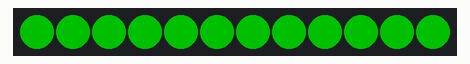
Recording of a sketch running on a simulated ESP32. Shown: 12 RGB LEDs in strip order, left to right. Dim RGB values are drawn brighter than linear; what the sketch prints to the serial monitor is not drawn.

Above: at 0.1 s.
At 2.1 s:
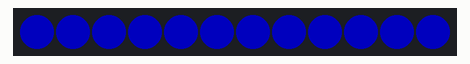
At 4.1 s:
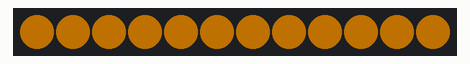
At 8.1 s:
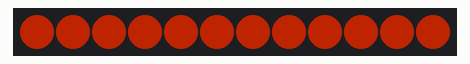
At 10.76 s:
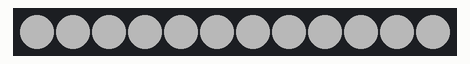
At 13.3 s:
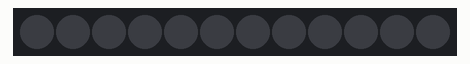

Measured:
- by itself, everything shown: repeats every 14.2 s, in 17 steps
- what the display in image 1 shows lasts 2.0 s, from 2.0 s to 4.0 s
- what the display in image 5 shows lasts 1.0 s, from 13.2 s to 14.2 s

The sketch:

WS2812B.ino
```cpp
#include <Arduino.h>
#include <Adafruit_NeoPixel.h>

#define LED_PIN    5 //5, 12, 13, 14
#define LED_COUNT  12 // 12, 18

Adafruit_NeoPixel strip(LED_COUNT, LED_PIN, NEO_GRB + NEO_KHZ800);

void setAll(uint8_t r, uint8_t g, uint8_t b) {
  for (int i = 0; i < LED_COUNT; i++)
    strip.setPixelColor(i, strip.Color(r, g, b));
  strip.show();
}

void pulse(uint8_t r, uint8_t g, uint8_t b, int times) {
  for (int t = 0; t < times; t++) {
    for (int i = 0; i < 255; i += 5) {
      setAll(r * i / 255, g * i / 255, b * i / 255);
      delay(10);
    }
    for (int i = 255; i > 0; i -= 5) {
      setAll(r * i / 255, g * i / 255, b * i / 255);
      delay(10);
    }
  }
}

void setup() {
  Serial.begin(115200);
  strip.begin();
  strip.setBrightness(80);
  strip.show();
  Serial.println("\n=== WS2812B Test ===");
}

void loop() {
  Serial.println("GREEN  — All OK");
  setAll(0, 255, 0);
  delay(2000);

  Serial.println("BLUE   — Charging");
  setAll(0, 0, 255);
  delay(2000);

  Serial.println("YELLOW — Warning");
  setAll(255, 150, 0);
  delay(2000);

  Serial.println("RED    — Fault");
  setAll(255, 0, 0);
  delay(2000);

  Serial.println("ORANGE — Battery low");
  setAll(255, 50, 0);
  delay(2000);

  Serial.println("WHITE PULSE — Jetson comms lost");
  pulse(255, 255, 255, 3);

  Serial.println("OFF");
  setAll(0, 0, 0);
  delay(1000);
}
```
